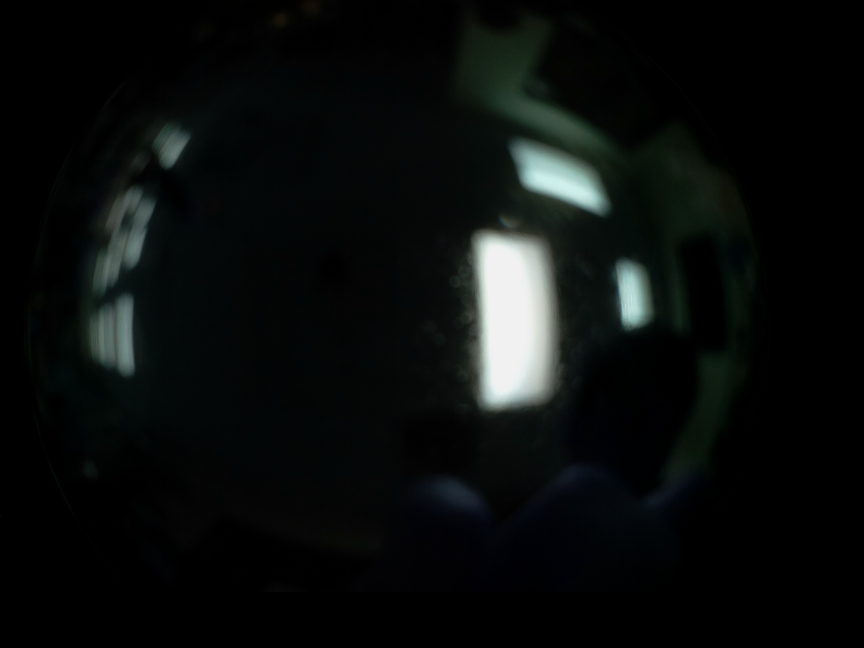
#> input picture quadcopter_new2/MyImage4.jpg, 2592 x 1944 px (shown at 1/3 size)
$ python perspectiveTransformCalculator.py quadcopter_new2/MyImage4.jpg quadcopter_new2/MyImage5.jpg quadcopter_new2/MyImage5.jpg
#> lines starting #> are read from the running program, lines starting #| are printed output that depends on the picture
import cv2
import numpy as np
from sys import argv
from math import sin, cos, pi, atan2, asin, sqrt, ceil
import copy
import src.python.General

idMat=[[1.0, 0.0, 0.0],
       [0.0, 1.0, 0.0],
       [0.0, 0.0, 1.0]]

imgOrig = cv2.imread(argv[1])
#> imgOrig is the input picture: shape (1944, 2592, 3); mean B, G, R 12.6, 13.4, 10.6
distort=argv[2] == '1' if len(argv) > 2 else False
if distort:
    #imgOrig = src.python.General.distortImage(imgOrig)
    pass
undistort=argv[3] == '1' if len(argv) > 3 else False
if undistort:
    imgOrig = src.python.General.undisortImage(imgOrig)
widthAndHeight=np.array(imgOrig.shape[:2])
#> widthAndHeight = [1944, 2592]
# Swap #
temp=widthAndHeight[0]
#> temp = 1944
widthAndHeight[0] = widthAndHeight[1]
widthAndHeight[1]=temp
# #
Mcurrent=copy.deepcopy(idMat)
Mcurrent=[[-0.18071, -0.77495, 573.08481],
          [0.77063, 0.06183, -34.54974],
          [-0.00005, -0.00003, 1.00000]]
inc=0.5/2
incTranslate=5
from enum import Enum
class ShrinkMode(Enum):
    Width = 1
    Height = 2
shrinkMode=ShrinkMode.Width
angle=0
angleInc=2
def updateRotation():
    Mcurrent[0][0] = cos(np.deg2rad(angle))
    Mcurrent[0][1] = -sin(np.deg2rad(angle))
    Mcurrent[1][0] = sin(np.deg2rad(angle))
    Mcurrent[1][1] = cos(np.deg2rad(angle))
while True:
    print(Mcurrent)
    tr = cv2.warpPerspective(imgOrig, np.matrix(Mcurrent), widthAndHeight)
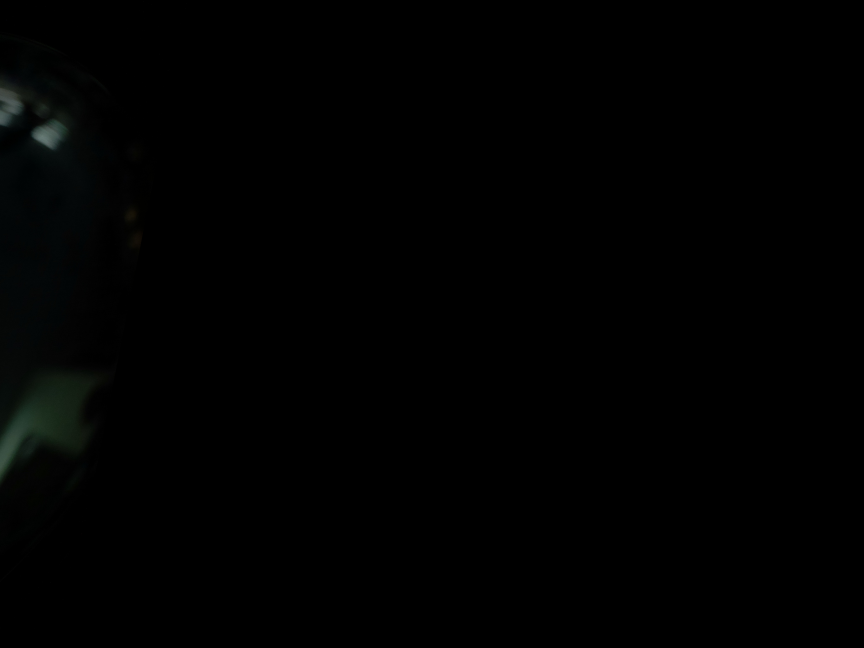
#> tr: shape (1944, 2592, 3) (shown at 1/3 size); mean B, G, R 0.9, 1.1, 0.7
    cv2.imshow('acc', tr)
    key = cv2.waitKey(0)
#> (key q is pressed here)
    # if key & 0xFF == ord('q'):
    #     exit(0)
    if False:
        pass
    elif key & 0xFF == ord('f'):
        # increase inc
        inc+=inc*0.1
        incTranslate+=incTranslate*0.1
    elif key & 0xFF == ord('g'):
        # decrease inc
        inc-=inc*0.1
    elif key & 0xFF == ord('m'):
        shrinkMode=ShrinkMode.Width if shrinkMode == ShrinkMode.Height else ShrinkMode.Height
        print(shrinkMode)
    # WASD Star Conflict controls
    # Transformations based on https://en.wikipedia.org/wiki/File:2D_affine_transformation_matrix.svg
    elif key & 0xFF == ord('w'): # Shrink image width or height
        if shrinkMode == ShrinkMode.Height:
            Mcurrent[1][1] -= inc
        elif shrinkMode == ShrinkMode.Width:
            Mcurrent[0][0] -= inc
    elif key & 0xFF == ord('s'): # Grow image
        if shrinkMode == ShrinkMode.Height:
            Mcurrent[1][1] += inc
        elif shrinkMode == ShrinkMode.Width:
            Mcurrent[0][0] += inc
    elif key & 0xFF == ord('a'): # Translate image left
        Mcurrent[0][2] -= incTranslate
    elif key & 0xFF == ord('d'): # Translate image right
        Mcurrent[0][2] += incTranslate
    elif key & 0xFF == ord('z'): # Translate image down (should be Shift but not sure how to do that)
        Mcurrent[1][2] += incTranslate
    elif key & 0xFF == ord(' '): # Translate image up
        Mcurrent[1][2] -= incTranslate
    elif key & 0xFF == ord('q'): # Rotate image left
        angle -= angleInc
        updateRotation()
    elif key & 0xFF == ord('e'): # Rotate image right
        angle += angleInc
        updateRotation()

$ run again, on quadcopter_new2/MyImage6.jpg
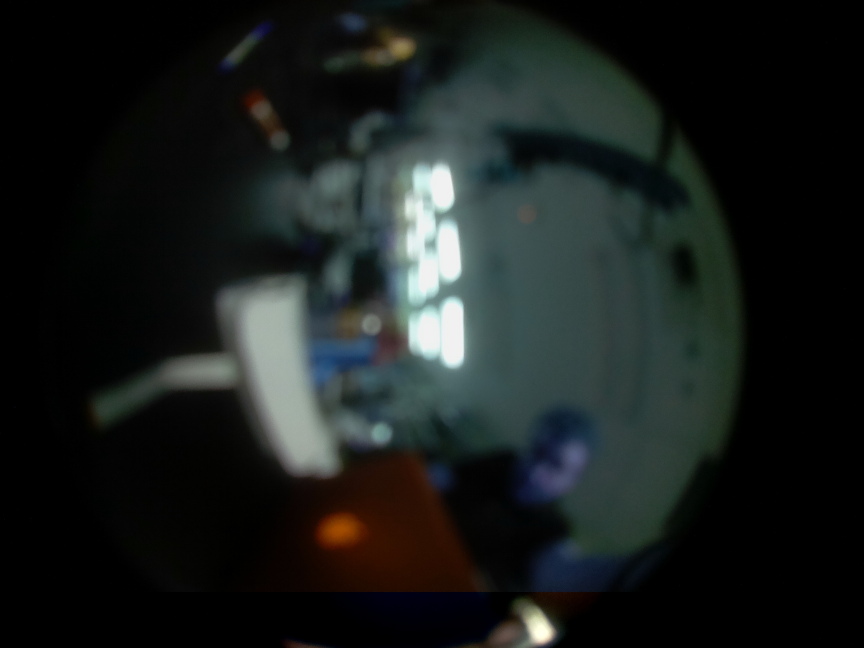
#> input picture quadcopter_new2/MyImage6.jpg, 2592 x 1944 px (shown at 1/3 size)
#> imgOrig is the input picture: shape (1944, 2592, 3); mean B, G, R 28.9, 30.4, 25.6
#> `tr = cv2.warpPerspective(imgOrig, np.matrix(Mcurrent), widthAndHeight)`:
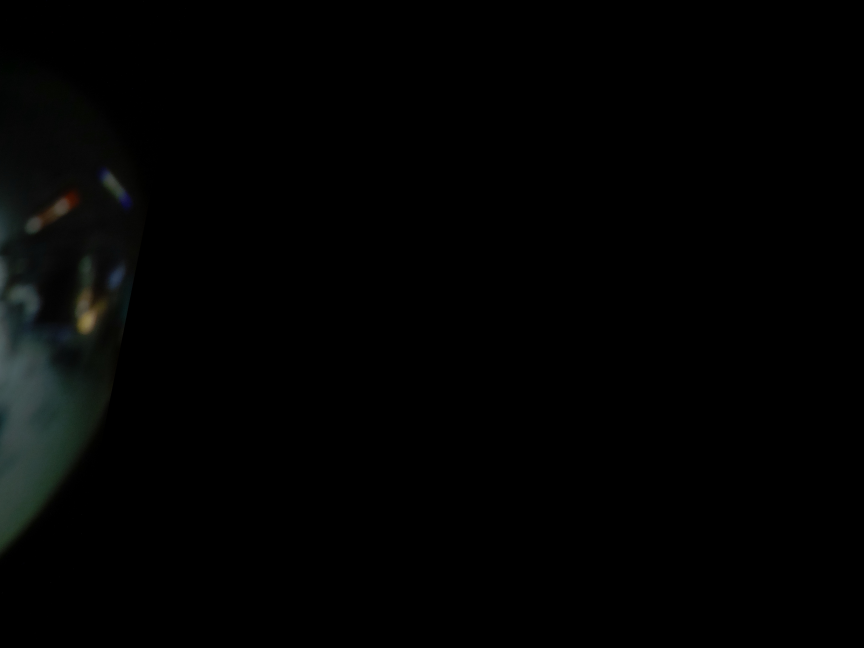
#> tr: shape (1944, 2592, 3) (shown at 1/3 size); mean B, G, R 2.3, 2.6, 2.1

$ run again, on quadcopter_new2/MyImage8.jpg
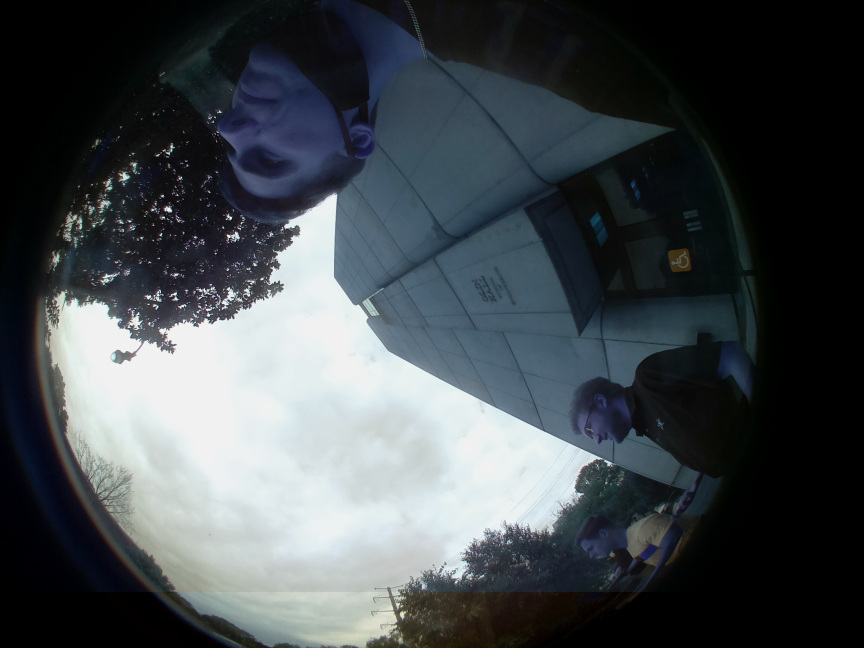
#> input picture quadcopter_new2/MyImage8.jpg, 2592 x 1944 px (shown at 1/3 size)
#> imgOrig is the input picture: shape (1944, 2592, 3); mean B, G, R 77.9, 74.1, 68.1
#> `tr = cv2.warpPerspective(imgOrig, np.matrix(Mcurrent), widthAndHeight)`:
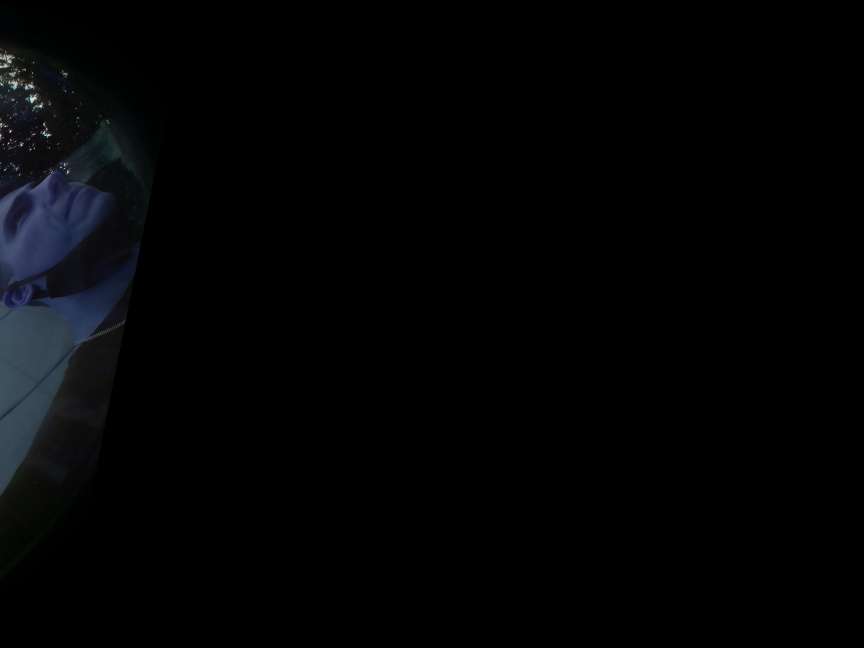
#> tr: shape (1944, 2592, 3) (shown at 1/3 size); mean B, G, R 4.4, 3.5, 2.9

$ run again, on quadcopter_new2/MyImage9.jpg
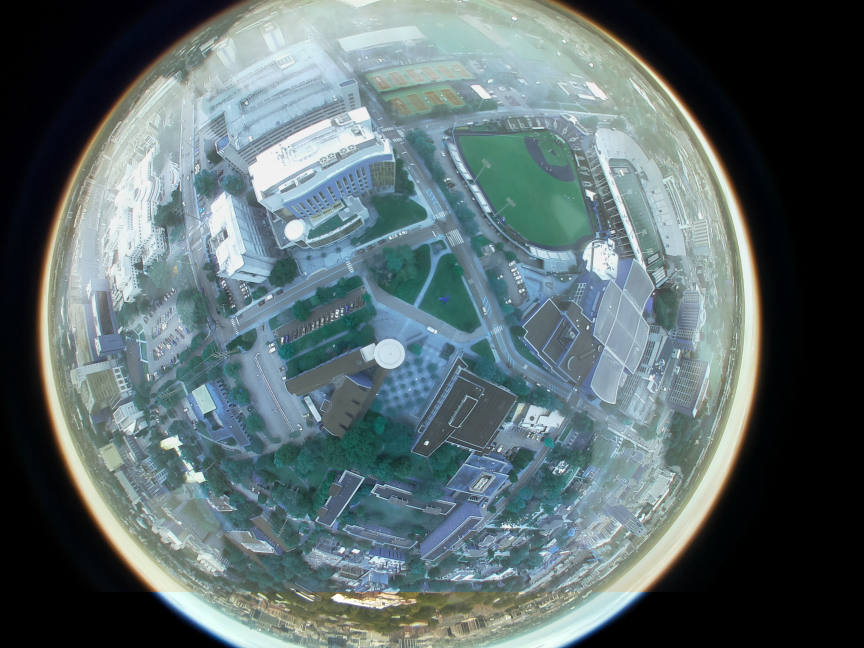
#> input picture quadcopter_new2/MyImage9.jpg, 2592 x 1944 px (shown at 1/3 size)
#> imgOrig is the input picture: shape (1944, 2592, 3); mean B, G, R 109.6, 107.3, 91.6
#> `tr = cv2.warpPerspective(imgOrig, np.matrix(Mcurrent), widthAndHeight)`:
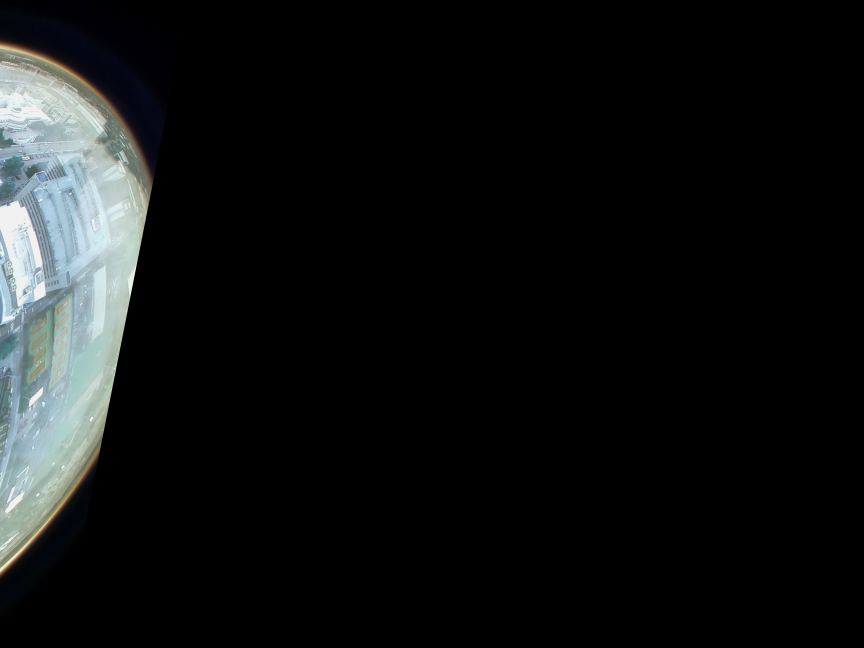
#> tr: shape (1944, 2592, 3) (shown at 1/3 size); mean B, G, R 18.7, 18.6, 16.8
